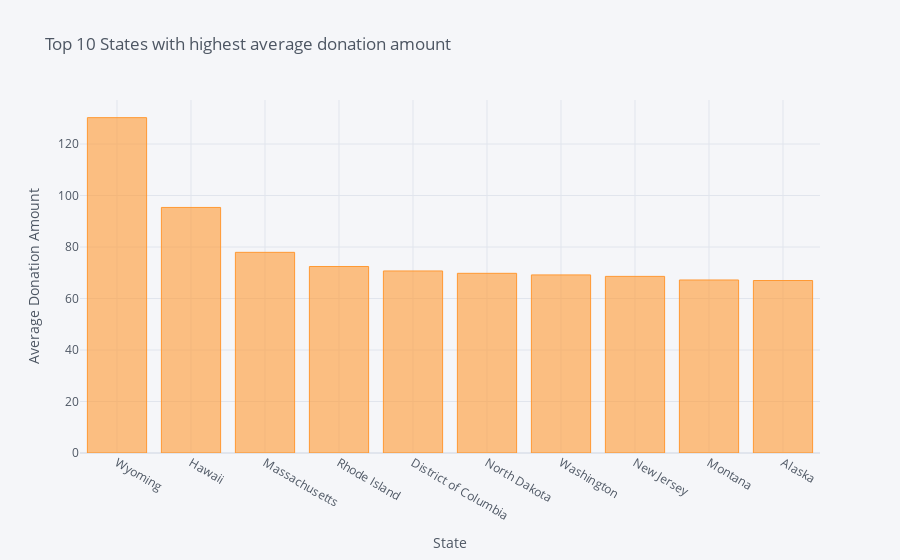

Notebook code cell kept with this figure:
### Code cell
s_avg.iplot(kind='bar', xTitle='State', yTitle='Average Donation Amount', title='Top 10 States with highest average donation amount')

### Figure 1 — Plotly figure (JSON) as saved in the notebook; plotly's stock layout.template omitted (floating-point values rounded to 4 significant figures)
{"data": [{"marker": {"color": "rgba(255, 153, 51, 0.6)", "line": {"color": "rgba(255, 153, 51, 1.0)", "width": 1}}, "name": "Donation Amount", "orientation": "v", "text": "", "type": "bar", "x": ["Wyoming", "Hawaii", "Massachusetts", "Rhode Island", "District of Columbia", "North Dakota", "Washington", "New Jersey", "Montana", "Alaska"], "y": [130.2, 95.36, 77.93, 72.43, 70.69, 69.78, 69.16, 68.59, 67.19, 66.99]}], "layout": {"legend": {"bgcolor": "#F5F6F9", "font": {"color": "#4D5663"}}, "paper_bgcolor": "#F5F6F9", "plot_bgcolor": "#F5F6F9", "title": {"font": {"color": "#4D5663"}, "text": "Top 10 States with highest average donation amount"}, "xaxis": {"gridcolor": "#E1E5ED", "showgrid": true, "tickfont": {"color": "#4D5663"}, "title": {"font": {"color": "#4D5663"}, "text": "State"}, "zerolinecolor": "#E1E5ED"}, "yaxis": {"gridcolor": "#E1E5ED", "showgrid": true, "tickfont": {"color": "#4D5663"}, "title": {"font": {"color": "#4D5663"}, "text": "Average Donation Amount"}, "zerolinecolor": "#E1E5ED"}}}
